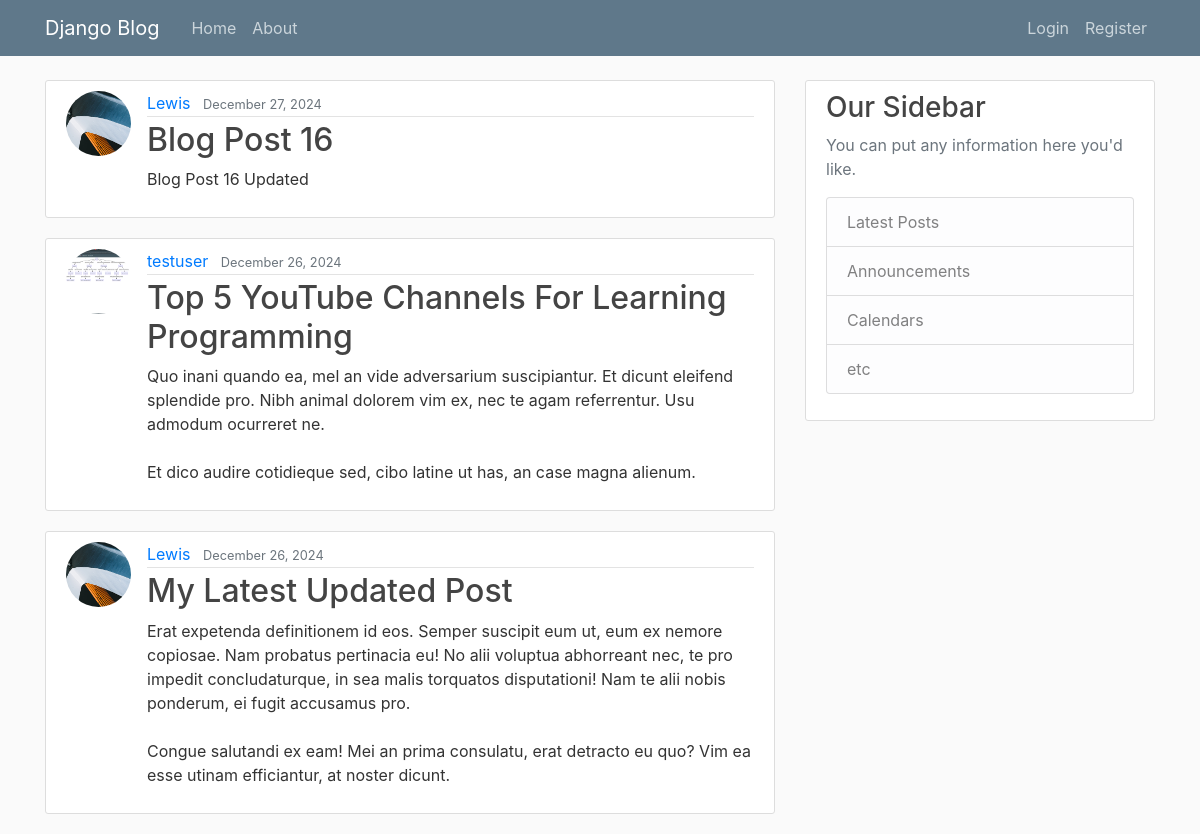
Before: / with the older database file.
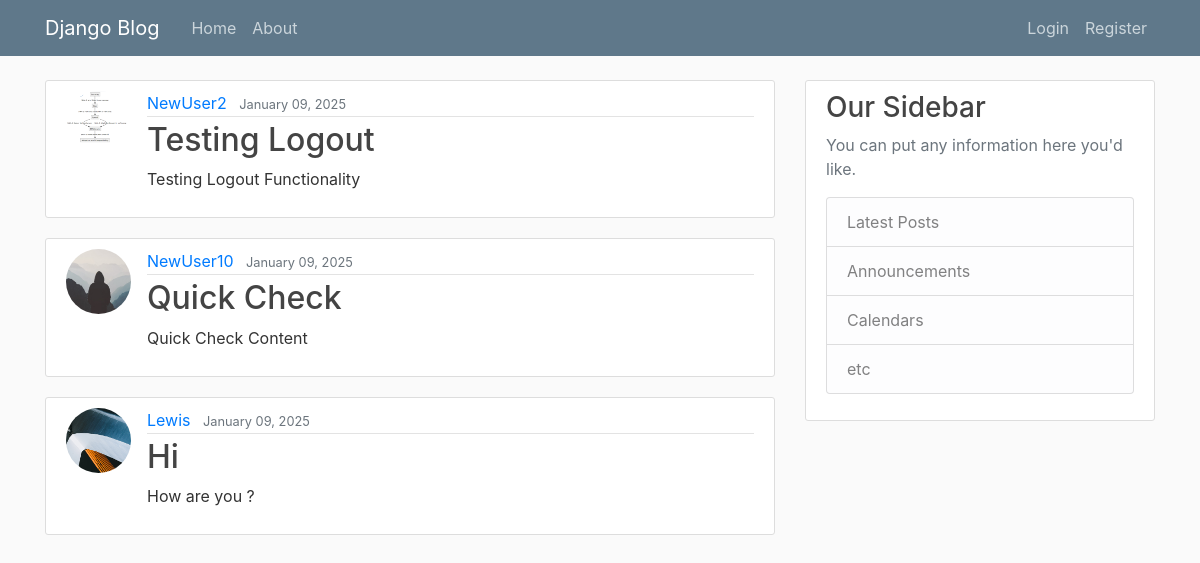
After: the same page with the newer database file.
### blog/models.py (models this page shows, shortened)
class Post(models.Model):
    title = models.CharField(max_length=1000)
    content = models.TextField()
    date_posted = models.DateTimeField(default=timezone.now)
    author = models.ForeignKey(User, on_delete=models.CASCADE)

### users/models.py (models this page shows, shortened)
class Profile(models.Model):
    user = models.OneToOneField(User, on_delete=models.CASCADE)
    image = models.ImageField(default='profile_pics/default.jpg', upload_to='profile_pics')

### blog/views.py (the view)
# urls.py: path('', PostListView.as_view(), name='blog-home'),
class PostListView(ListView):
    model = Post
    template_name = 'blog/home.html'  # <app>/<model>_<viewtype>.html
    context_object_name = 'posts'
    ordering = ['-date_posted']
    paginate_by = 3

### blog/templates/blog/home.html
{% extends "blog/base.html" %}
{% block content %}
    {% for post in posts %}
        <article class="media content-section">
          <img class="rounded-circle article-img" src={{ post.author.profile.image.url}}>
            <div class="media-body">
              <div class="article-metadata">
                <a class="mr-2" href="#">{{ post.author }}</a>
                <small class="text-muted">{{ post.date_posted|date:'F d, Y' }}</small>
              </div>
              <h2><a class="article-title" href="{% url 'post-detail' post.id %}">{{ post.title }}</a></h2>
              <p class="article-content">{{ post.content }}</p>
            </div>
        </article>
    {% endfor %}
{% endblock content %}

Changed rows visible on the page:
no longer on this page (row unchanged): Post: author.profile.image (picture), author "Lewis", date_posted "December 27, 2024", title "Blog Post 16", content "Blog Post 16 Updated"
no longer on this page (row unchanged): Post: author.profile.image (picture), author "testuser", date_posted "December 26, 2024", title "Top 5 YouTube Channels For Learning Programming", content "Quo inani quando ea, mel an vide adversarium suscipiantur. Et dicunt eleifend splendide pro. Nibh animal dolorem vim ex, nec te agam referrentur. Usu admodum ocurreret ne. Et dico audire cotidieque sed, cibo latine ut has, an case magna alienum."
no longer on this page (row unchanged): Post: author.profile.image (picture), author "Lewis", date_posted "December 26, 2024", title "My Latest Updated Post", content "Erat expetenda definitionem id eos. Semper suscipit eum ut, eum ex nemore copiosae. Nam probatus pertinacia eu! No alii voluptua abhorreant nec, te pro impedit concludaturque, in sea malis torquatos disputationi! Nam te alii nobis ponderum, ei fugit accusamus pro. Congue salutandi ex eam! Mei an prima consulatu, erat detracto eu quo? Vim ea esse utinam efficiantur, at noster dicunt."
added Post: author.profile.image (picture), author "NewUser2", date_posted "January 09, 2025", title "Testing Logout", content "Testing Logout Functionality"
added Post: author.profile.image (placeholder picture), author "NewUser10", date_posted "January 09, 2025", title "Quick Check", content "Quick Check Content"
added Post: author.profile.image (picture), author "Lewis", date_posted "January 09, 2025", title "Hi", content "How are you ?"
